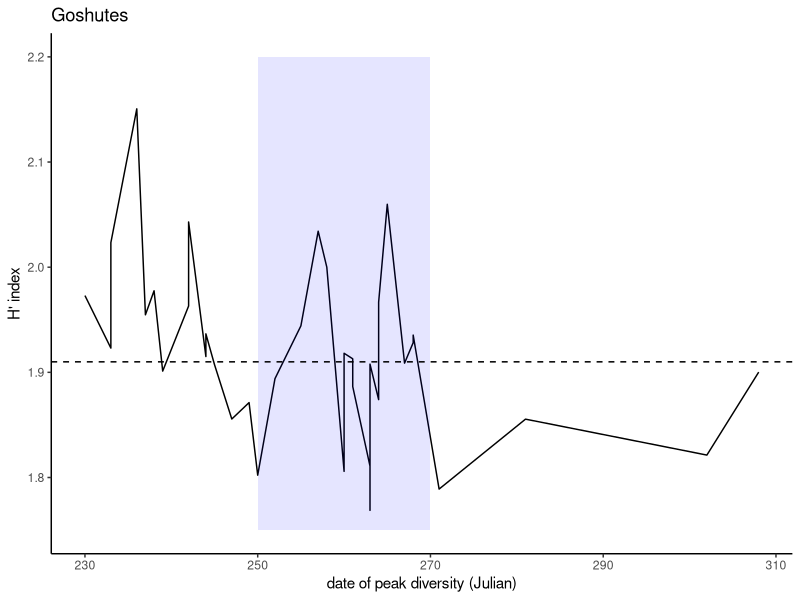
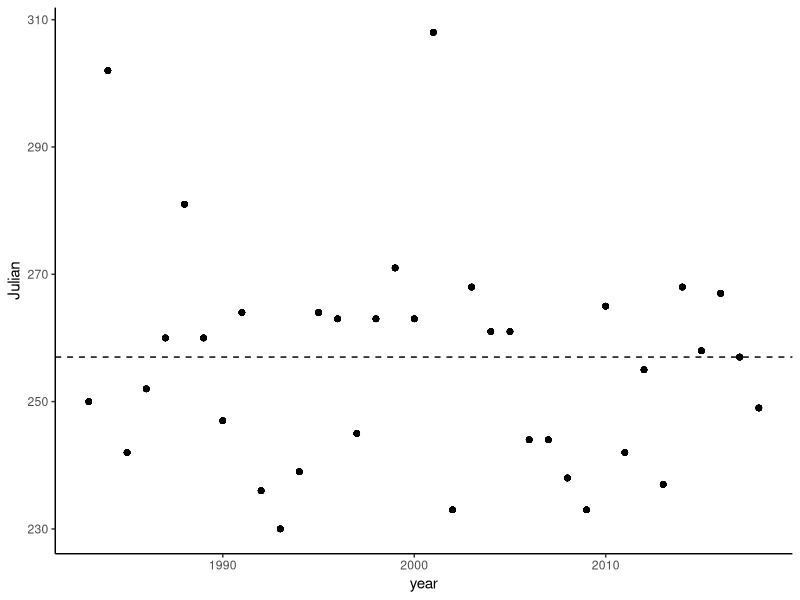
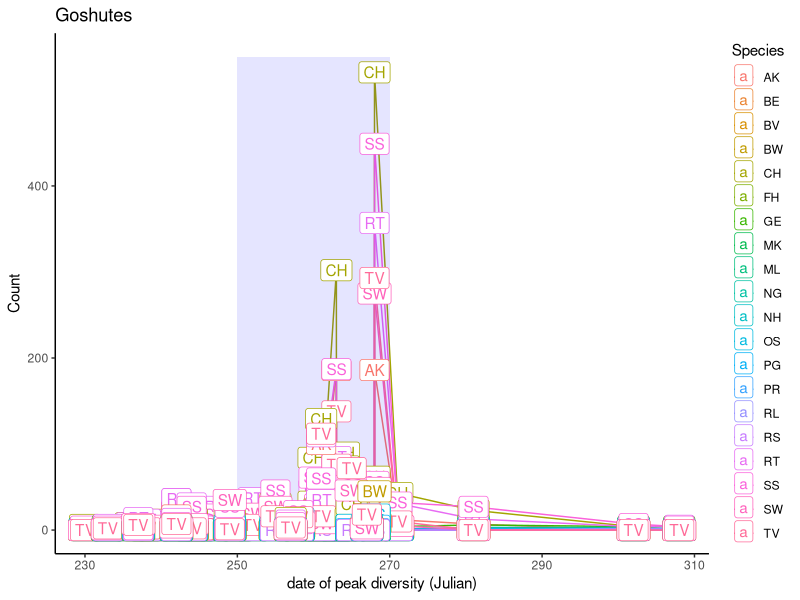
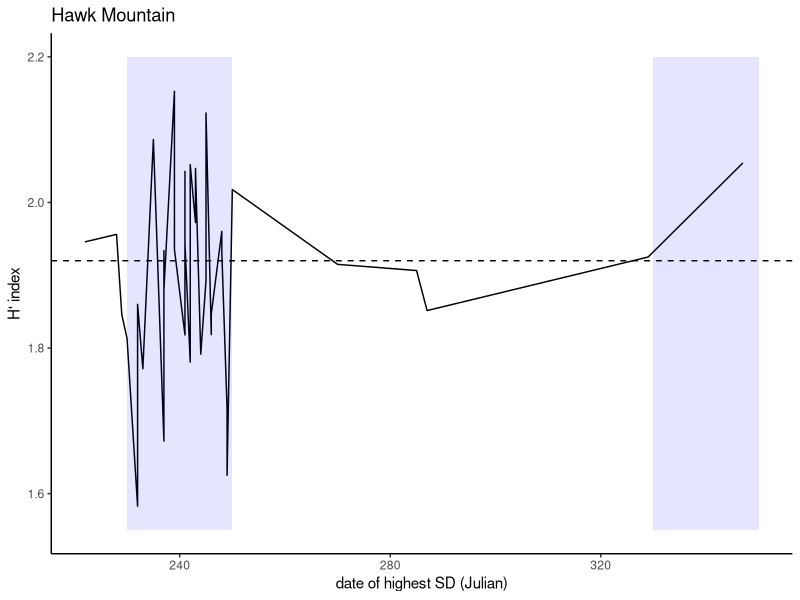
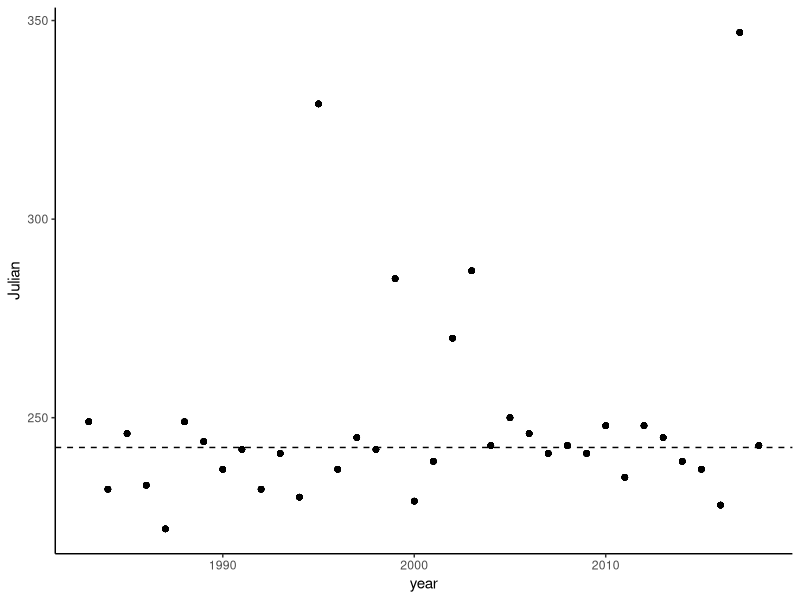
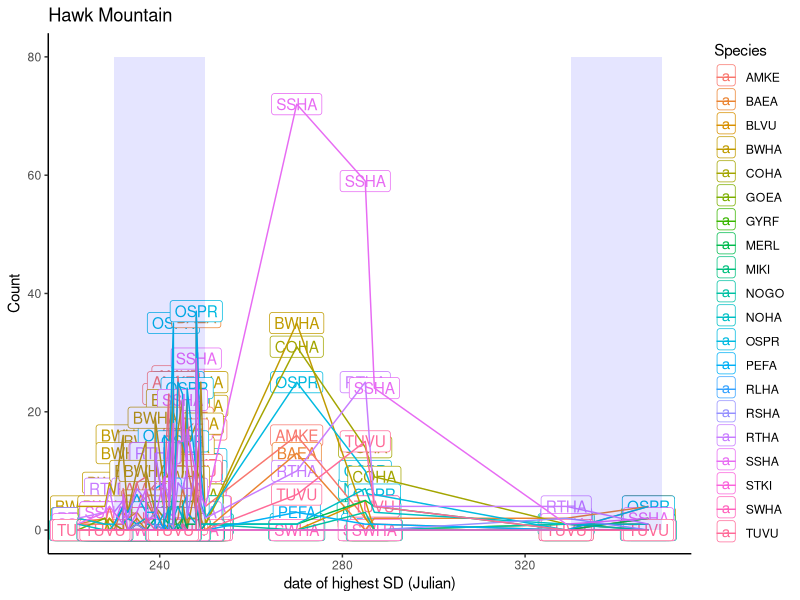
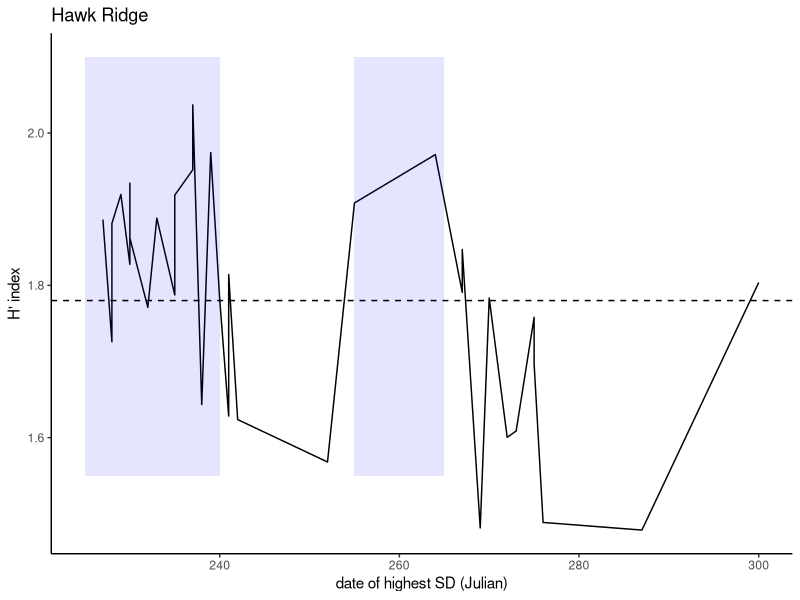
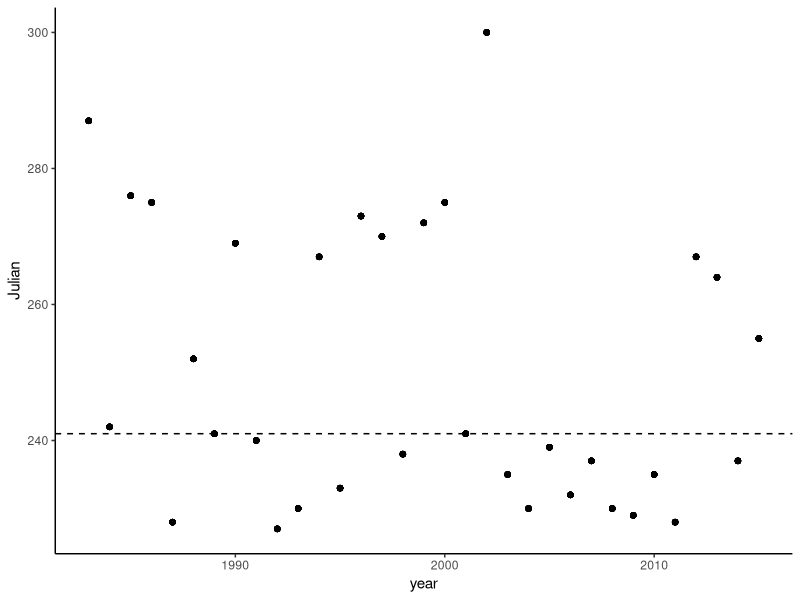

Reproduce these figures in R, in order.
## ---- chunk 1
knitr::opts_chunk$set(echo = TRUE)
require(dplyr)
require(lubridate)
require(tidyr)
require(vegan)
require(ggplot2)
## ---- chunk 2
GosMts=read.csv("GosMts.csv")

#gos=GosMts%>%select(-TOTAL)%>%
#  pivot_longer(cols=3:27, names_to = "Species", values_to="Count")%>%
#  mutate(year=year(Date), month=month(Date), date=day(Date))%>%
#  filter(!is.na(Count))

GosMts[, 3:27][is.na(GosMts[, 3:27])] <- 0

#DAILY TOTALS
gostot=GosMts%>%select(-TOTAL)%>%
  mutate(yr_tot=rowSums(.[3:27], na.rm=T), year=year(Date), month=month(Date), date=day(Date))%>%
  filter(!year>2018)
gostot$Julian=as.POSIXlt(gostot$Date)$yday 
## ---- chunk 3
#community metrics####
GosMts[, 3:27][is.na(GosMts[, 3:27])] <- 0
gsw=gostot%>%select( -Obs, -UA, -UR, -UB, -UE, -UF)%>%filter(!(year<1983))

gsw=gsw%>%mutate(sd=diversity(gsw[2:21], index="shannon"), sr=specnumber(gsw[2:21]))

#find date when SD nd SR were highest

g1=gsw%>%group_by(year)%>%filter(sd==max(sd))

#species-level####

gos_sp=GosMts%>%select(-TOTAL)%>%
  pivot_longer(cols=3:27, names_to = "Species", values_to="Count")%>%
  mutate(year=year(Date), month=month(Date), date=day(Date))%>%
  filter(!is.na(Count))

spmpd=gos_sp%>%group_by(Species,Date)%>%summarise(sptot=sum(Count))%>%
  filter(!Species%in%c("UA", "UR", "UB", "UE", "UF"))
spmpd$Julian=as.POSIXlt(spmpd$Date)$yday 

indextab=gsw%>%select(Date,year, month, date, Julian, sd, sr)#all time sr and sd
indextab_maxsd=g1%>%select(Date,year, month, date, Julian, sd, sr)#all time sr and sd
indtab1=left_join(indextab_maxsd, spmpd)
## ---- chunk 4
ggplot(indtab1, aes(x=Julian, y=sd))+geom_line()+
  annotate("rect", xmin=250,  xmax=270, alpha=0.1, fill="blue",ymin=1.75, ymax=2.2)+
  ggtitle("Goshutes")+theme_classic()+geom_hline(yintercept=1.91, linetype=2)+
  ylab("H' index")+xlab("date of peak diversity (Julian)")

ggplot(indtab1, aes(y=Julian, x=year))+geom_point()+geom_hline(yintercept=257, linetype=2)+theme_classic()

ggplot(indtab1, aes(x=Julian, y=sptot, col=Species))+
  geom_line()+ggtitle("Goshutes")+ylab("Count")+xlab("date of peak diversity (Julian)")+
  theme_classic()+annotate("rect", xmin=250, xmax=270, alpha=0.1, fill="blue", 
                           ymin=0, ymax=550)+geom_label(label=indtab1$Species)

## ---- chunk 5
hms=read.csv("HMSDay.csv")
#combine baea and goea data
hmstot=hms%>%
  mutate(BAEA=rowSums(.[9:11]), GOEA=rowSums(.[21:23]))%>%
  select(-OBSERVERS, -GOEA.I, -GOEA.A, -GOEA.U, -BAEA.I, -BAEA.U, -BAEA.A, -RAPTORS)%>%
  mutate(yr_tot=rowSums(.[6:30], na.rm=T), date=make_date(YR, MO, DAY))

hmstot$Julian=as.POSIXlt(hmstot$date)$yday 
## ---- chunk 6
#community metrics####
hsw=hmstot%>%select( -OBS,-HRS, -UNID.ACCIPITER,
                  -UNID.BUTEO, -UNID.EAGLE, -UNID.FALCON, -UNID.RAPTOR)%>%filter(!(YR<1983))

hsw[, 4:23][is.na(hsw[, 4:23])] <- 0

hsw=hsw%>%mutate(sd=diversity(hsw[4:23], index="shannon"), sr=specnumber(hsw[4:23]), 
                 Date=make_date(YR, MO, DAY), total=rowSums(.[4:23]))

hsw$Julian=as.POSIXlt(hsw$Date)$yday 

#find date when SD nd SR were highest

f1=hsw%>%group_by(YR)%>%filter(sd==max(sd))
#species-level####

hms_sp=hmstot%>%
  pivot_longer(cols=6:30, names_to = "Species", values_to="Count")%>%
  filter(!is.na(Count), !YR<1983, !Species%in%c("UNID.ACCIPITER",
                                                "UNID.BUTEO", 
                                                "UNID.EAGLE",
                                                "UNID.FALCON",
                                                "UNID.RAPTOR"))%>%
  mutate(Date=make_date(YR, MO, DAY))

hmsmpd=hms_sp%>%group_by(Species,Date)%>%summarise(sptot=sum(Count))
hmsmpd$Julian=as.POSIXlt(hmsmpd$Date)$yday 

indextabh=hsw%>%select(Date,YR, MO, DAY, Julian, sd, sr)#all time sr and sd
indextabh_maxsd=f1%>%select(Date,YR, MO, DAY, Julian, sd, sr)#all time sr and sd
indtab2=left_join(indextabh_maxsd, hmsmpd)
## ---- chunk 7
ggplot(indtab2, aes(x=Julian, y=sd))+geom_line()+
  annotate("rect", xmin=230,  xmax=250, alpha=0.1, fill="blue",ymin=1.55, ymax=2.2)+
  annotate("rect", xmin=330,  xmax=350, alpha=0.1, fill="blue",ymin=1.55, ymax=2.2)+
  ggtitle("Hawk Mountain")+theme_classic()+geom_hline(yintercept=1.92, linetype=2)+
  ylab("H' index")+xlab("date of highest SD (Julian)")

ggplot(indtab2, aes(y=Julian, x=YR))+geom_point()+geom_hline(yintercept=242.5, linetype=2)+xlab("year")+theme_classic()

ggplot(indtab2, aes(x=Julian, y=sptot, col=Species))+geom_label(label=indtab2$Species)+
  geom_line()+ggtitle("Hawk Mountain")+ylab("Count")+xlab("date of highest SD (Julian)")+
  theme_classic()+annotate("rect", xmin=230, xmax=250, alpha=0.1, fill="blue", 
                           ymin=0, ymax=80)+
  annotate("rect", xmin=330, xmax=350, alpha=0.1, fill="blue", 
           ymin=0, ymax=80)
## ---- chunk 8
#Hawk Ridge###
HawRd=read.csv("HawkRid.csv")
HawRd[, 3:24][is.na(HawRd[, 3:24])] <- 0

hrtot=HawRd%>%select(-TOTAL)%>%
  mutate(yr_tot=rowSums(.[3:24], na.rm=T), year=year(Date), month=month(Date), date=day(Date))%>%
  filter(!year>2015) #get annual totals across all spp.

hrtot$Julian=as.POSIXlt(hrtot$Date)$yday 
## ---- chunk 9
#community metrics####
rsw=hrtot%>%select( -ObsHrs, -UA, -UB, -UF, -UE, -UR)%>%filter(!(year<1983))

rsw=rsw%>%mutate(sd=diversity(rsw[2:18], index="shannon"), sr=specnumber(rsw[2:18]))

r1=rsw%>%group_by(year)%>%filter(sd==max(sd))

#species-level####
hr_sp=rsw%>%
  pivot_longer(cols=2:18, names_to = "Species", values_to="Count")%>%
  filter(!is.na(Count))

hrmpd=hr_sp%>%group_by(Species,Date)%>%summarise(sptot=sum(Count))
hrmpd$Julian=as.POSIXlt(hrmpd$Date)$yday 

indextabhr=rsw%>%select(Date,year, month, date, Julian, sd, sr)#all time sr and sd
indextabhr_maxsd=r1%>%select(Date,year, month, date, Julian, sd, sr)#all time sr and sd
indtab3=left_join(indextabhr_maxsd, hrmpd)
## ---- chunk 10
ggplot(indtab3, aes(x=Julian, y=sd))+geom_line()+
  annotate("rect", xmin=225,  xmax=240, alpha=0.1, fill="blue",ymin=1.55, ymax=2.1)+
  annotate("rect", xmin=255,  xmax=265, alpha=0.1, fill="blue",ymin=1.55, ymax=2.1)+
  ggtitle("Hawk Ridge")+theme_classic()+geom_hline(yintercept=1.78, linetype=2)+
  ylab("H' index")+xlab("date of highest SD (Julian)")

ggplot(indtab3, aes(y=Julian, x=year))+geom_point()+geom_hline(yintercept=241, linetype=2)+xlab("year")+theme_classic()

ggplot(indtab3, aes(x=Julian, y=sptot, col=Species))+geom_label(label=indtab3$Species)+
  geom_line()+ggtitle("Hawk Ridge")+ylab("Count")+xlab("date of highest SD (Julian)")+
  theme_classic()+annotate("rect", xmin=225, xmax=240, alpha=0.1, fill="blue", 
                           ymin=0, ymax=350)+
  annotate("rect", xmin=255, xmax=265, alpha=0.1, fill="blue", 
           ymin=0, ymax=350)
## ---- chunk 11
GosMts=read.csv("GosMts.csv")

gos=GosMts%>%select(-TOTAL)%>%
  pivot_longer(cols=3:27, names_to = "Species", values_to="Count")%>%
  mutate(year=year(Date), month=month(Date), date=day(Date))%>%
  filter(!is.na(Count))

gos_sp_max=gos%>%mutate(Julian=as.POSIXlt(Date)$yday)%>%
    group_by(year, Species)%>%
    filter(Count==max(Count), !Species%in%c("UA", "UB", "UE", "UF", "UR"))%>%slice_head(n=1)%>%
  arrange(year)

gos_sp=gos%>%mutate(Julian=as.POSIXlt(Date)$yday)%>%
  group_by(year, Species)%>%
  summarise(yr_tot=sum(Count))%>%filter(!Species%in%c("UA", "UB", "UE", "UF", "UR"))%>%
  arrange(year)

#DAILY TOTALS
gostot=GosMts%>%select(-TOTAL)%>%
  mutate(yr_tot=rowSums(.[3:27], na.rm=T), year=year(Date), month=month(Date), date=day(Date))%>%
  filter(!year>2018)
gostot$Julian=as.POSIXlt(gostot$Date)$yday 

gostotmax=gostot%>%group_by(year)%>%filter(yr_tot==max(yr_tot))
## ---- chunk 12
ggplot(gostotmax, aes(x=year, y=Julian))+geom_point()+geom_hline(yintercept=268, linetype=2)+ggtitle("Goshutes")+ylab("peak migration date(Julian)")+
  stat_smooth(method="lm")+theme_classic()

ggplot(gos_sp_max, aes(x=year, y=Julian))+geom_point()+facet_wrap(~Species)+
  stat_smooth(method="lm")+geom_hline(yintercept=268, linetype=2)+ylab("peak migration date(Julian)")+
  theme_classic()

ggplot(gos_sp, aes(x=year, y=log(yr_tot)))+geom_point()+facet_wrap(~Species)+
  stat_smooth(method="lm")+theme_classic()+ylab ("max counts (log)")
## ---- chunk 13
#Hawk Mt####

hms=read.csv("HMSDay.csv")
#combine baea and goea data
hmstot=hms%>%
  mutate(BAEA=rowSums(.[9:11]), GOEA=rowSums(.[21:23]))%>%
  select(-OBSERVERS, -GOEA.I, -GOEA.A, -GOEA.U, -BAEA.I, -BAEA.U, -BAEA.A, -RAPTORS)%>%
  mutate(yr_tot=rowSums(.[6:30], na.rm=T), date=make_date(YR, MO, DAY))%>%filter(!YR<1983, !YR>2018)

hmstot$Julian=as.POSIXlt(hmstot$date)$yday 

#species-level####

hms_sp=hmstot%>%select(-yr_tot)%>%
  pivot_longer(cols=6:30, names_to = "Species", values_to="Count")%>%
  filter(!is.na(Count), !YR<1983, !Species%in%c("UNID.ACCIPITER",
                                                "UNID.BUTEO", 
                                                "UNID.EAGLE",
                                                "UNID.FALCON",
                                                "UNID.RAPTOR"))%>%
  mutate(Date=make_date(YR, MO, DAY))

#PEAK DAYS PER SPECIES
hms_sp_max=hms_sp%>%mutate(Julian=as.POSIXlt(Date)$yday)%>%
  group_by(YR, Species)%>%
  filter(Count==max(Count))%>%slice_head(n=1)%>%
  arrange(YR)

#PEAK DAYS FOR SITE
hmsmax=hmstot%>%
  select(-UNID.ACCIPITER, -UNID.BUTEO, -UNID.EAGLE, -UNID.FALCON, -UNID.RAPTOR)%>%
  mutate(Julian=as.POSIXlt(date)$yday)%>%
  group_by(YR)%>%
  filter(yr_tot==max(yr_tot))%>%
  arrange(YR)
## ---- chunk 14
ggplot(hmsmax, aes(x=YR, y=Julian))+geom_point()+stat_smooth(method="lm")+theme_classic()+
  geom_hline(yintercept=260, linetype=2)+ylab("peak migration date(Julian)")+ggtitle("Hawk Mountain")

ggplot(hms_sp_max, aes(x=YR, y=Julian))+geom_point()+stat_smooth(method="lm")+theme_classic()+
  facet_wrap(~Species)+geom_hline(yintercept=260, linetype=2)+ylab("peak migration date(Julian)")

ggplot(hms_sp_max, aes(x=YR, y=log(Count)))+geom_point()+stat_smooth(method="lm")+theme_classic()+
  facet_wrap(~Species)+geom_hline(yintercept=260, linetype=2)+ylab("max counts (log)")
## ---- chunk 15
HawRd=read.csv("HawkRid.csv")
HawRd[, 3:24][is.na(HawRd[, 3:24])] <- 0

#without unknowns
hrtot=HawRd%>%select(-TOTAL)%>%
  mutate(yr_tot=rowSums(.[3:19], na.rm=T), year=year(Date), month=month(Date), date=day(Date))%>%
  filter(!year>2018) #get annual totals across all spp.

hrtot$Julian=as.POSIXlt(hrtot$Date)$yday 

#species-level####

hr_sp=rsw%>%
  pivot_longer(cols=2:18, names_to = "Species", values_to="Count")%>%
  filter(!is.na(Count))

hr_sp_max=hr_sp%>%group_by(Species,year)%>%filter(Count==max(Count))%>%slice_head(n=1)%>%select(-yr_tot)
hrmax=hrtot%>%group_by(year)%>%filter(yr_tot==max(yr_tot))%>%slice_head(n=1)%>%select(-UA, -UB,-UE,-UF,-UR)%>%
  mutate(Julian=as.POSIXlt(Date)$yday )
## ---- chunk 16
#plot

ggplot(hrmax, aes(x=year, y=Julian))+geom_point()+stat_smooth(method="lm")+theme_classic()+
  geom_hline(yintercept=257, linetype=2)+ylab("peak migration date(Julian)")+ggtitle("Hawk Ridge")

ggplot(hr_sp_max, aes(x=year, y=Julian))+geom_point()+stat_smooth(method="lm")+theme_classic()+
  facet_wrap(~Species)+geom_hline(yintercept=257, linetype=2)+ylab("peak migration date(Julian)")

ggplot(hr_sp_max, aes(x=year, y=log(Count)))+geom_point()+stat_smooth(method="lm")+theme_classic()+
  facet_wrap(~Species)+geom_hline(yintercept=257, linetype=2)+ylab("max counts (log)")
